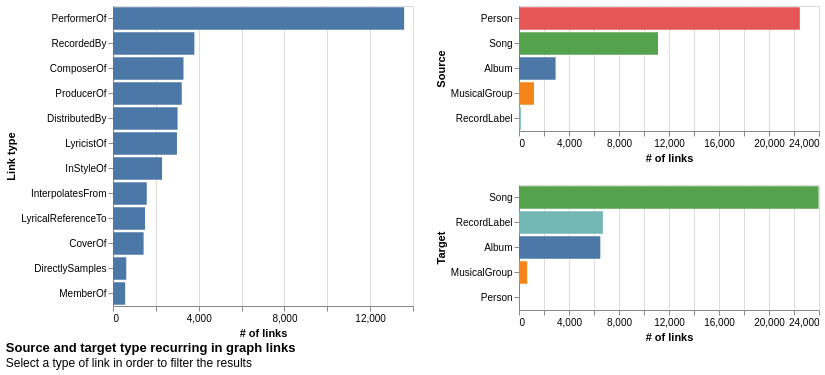

The notebook cell saved with this chart:
### Code cell
alpha = .5
select = alt.selection_point(encodings=['y'], name='select', on='click')

edges_chart = alt.Chart(counts).mark_bar().encode(
    x=alt.X('sum(count):Q').title('# of links'),
    y=alt.Y('edge_type:N', sort='-x').title('Link type'),
    fillOpacity=alt.when(select).then(alt.value(1)).otherwise(alt.value(alpha)),
    tooltip='sum(count):Q',
).add_params(select).properties(
    width=300,
    height=300,
    title=alt.Title(
        "Source and target type recurring in graph links",
        subtitle="Select a type of link in order to filter the results",
        anchor="start",
        orient="bottom",
    ),
)

sources = alt.Chart(counts).mark_bar().encode(
    x=alt.X('sum(count):Q').title('# of links'),
    y=alt.Y('source_type:N').sort('-x').title('Source'),
    color=alt.Color('source_type:N', legend=None),
    tooltip='sum(count):Q',
).transform_filter(
    select,
).properties(
    width=300,
    height=125,
)

targets = alt.Chart(counts).mark_bar().encode(
    x=alt.X('sum(count):Q').title('# of links'),
    y=alt.Y('target_type:N').sort('-x').title('Target'),
    color=alt.Color('target_type:N', legend=None),
    tooltip='sum(count):Q',
).transform_filter(
    select,
).properties(
    width=300,
    height=125,
)


edges_chart | (sources
         & targets)

### Figure 1 — Vega-Lite specification as saved in the notebook (floating-point values rounded to 4 significant figures)
{"config": {"view": {"continuousWidth": 300, "continuousHeight": 300}}, "hconcat": [{"mark": {"type": "bar"}, "encoding": {"fillOpacity": {"condition": [{"param": "select", "value": 1}], "value": 0.5}, "tooltip": {"aggregate": "sum", "field": "count", "type": "quantitative"}, "x": {"aggregate": "sum", "field": "count", "title": "# of links", "type": "quantitative"}, "y": {"field": "edge_type", "sort": "-x", "title": "Link type", "type": "nominal"}}, "height": 300, "name": "view_1772619d3f7aaf8d_0", "title": {"text": "Source and target type recurring in graph links", "anchor": "start", "orient": "bottom", "subtitle": "Select a type of link in order to filter the results"}, "width": 300}, {"vconcat": [{"mark": {"type": "bar"}, "encoding": {"color": {"field": "source_type", "legend": null, "type": "nominal"}, "tooltip": {"aggregate": "sum", "field": "count", "type": "quantitative"}, "x": {"aggregate": "sum", "field": "count", "title": "# of links", "type": "quantitative"}, "y": {"field": "source_type", "sort": "-x", "title": "Source", "type": "nominal"}}, "height": 125, "transform": [{"filter": {"param": "select"}}], "width": 300}, {"mark": {"type": "bar"}, "encoding": {"color": {"field": "target_type", "legend": null, "type": "nominal"}, "tooltip": {"aggregate": "sum", "field": "count", "type": "quantitative"}, "x": {"aggregate": "sum", "field": "count", "title": "# of links", "type": "quantitative"}, "y": {"field": "target_type", "sort": "-x", "title": "Target", "type": "nominal"}}, "height": 125, "transform": [{"filter": {"param": "select"}}], "width": 300}]}], "data": {"name": "data-fe6613a04d78db9628a2286308740fbe"}, "params": [{"name": "select", "select": {"type": "point", "encodings": ["y"], "on": "click"}, "views": ["view_1772619d3f7aaf8d_0"]}], "$schema": "https://vega.github.io/schema/vega-lite/v6.1.0.json", "datasets": {"data-fe6613a04d78db9628a2286308740fbe": [{"source_type": "Album", "edge_type": "CoverOf", "target_type": "Album", "count": 53}, {"source_type": "Album", "edge_type": "CoverOf", "target_type": "Song", "count": 253}, {"source_type": "Album", "edge_type": "DirectlySamples", "target_type": "Album", "count": 23}, {"source_type": "Album", "edge_type": "DirectlySamples", "target_type": "Song", "count": 94}, {"source_type": "Album", "edge_type": "DistributedBy", "target_type": "RecordLabel", "count": 641}, {"source_type": "Album", "edge_type": "InStyleOf", "target_type": "Album", "count": 94}, {"source_type": "Album", "edge_type": "InStyleOf", "target_type": "Song", "count": 384}, {"source_type": "Album", "edge_type": "InterpolatesFrom", "target_type": "Album", "count": 53}, {"source_type": "Album", "edge_type": "InterpolatesFrom", "target_type": "Song", "count": 265}, {"source_type": "Album", "edge_type": "LyricalReferenceTo", "target_type": "Album", "count": 48}, {"source_type": "Album", "edge_type": "LyricalReferenceTo", "target_type": "Song", "count": 249}, {"source_type": "Album", "edge_type": "RecordedBy", "target_type": "RecordLabel", "count": 772}, {"source_type": "MusicalGroup", "edge_type": "ComposerOf", "target_type": "Album", "count": 17}, {"source_type": "MusicalGroup", "edge_type": "ComposerOf", "target_type": "Song", "count": 97}, {"source_type": "MusicalGroup", "edge_type": "CoverOf", "target_type": "MusicalGroup", "count": 1}, {"source_type": "MusicalGroup", "edge_type": "DirectlySamples", "target_type": "MusicalGroup", "count": 2}, {"source_type": "MusicalGroup", "edge_type": "DirectlySamples", "target_type": "Person", "count": 1}, {"source_type": "MusicalGroup", "edge_type": "InStyleOf", "target_type": "MusicalGroup", "count": 12}, {"source_type": "MusicalGroup", "edge_type": "InStyleOf", "target_type": "Person", "count": 2}, {"source_type": "MusicalGroup", "edge_type": "InterpolatesFrom", "target_type": "MusicalGroup", "count": 10}, {"source_type": "MusicalGroup", "edge_type": "InterpolatesFrom", "target_type": "Person", "count": 1}, {"source_type": "MusicalGroup", "edge_type": "LyricalReferenceTo", "target_type": "MusicalGroup", "count": 8}, {"source_type": "MusicalGroup", "edge_type": "LyricalReferenceTo", "target_type": "Person", "count": 1}, {"source_type": "MusicalGroup", "edge_type": "LyricistOf", "target_type": "Album", "count": 28}, {"source_type": "MusicalGroup", "edge_type": "LyricistOf", "target_type": "MusicalGroup", "count": 1}, {"source_type": "MusicalGroup", "edge_type": "LyricistOf", "target_type": "Song", "count": 106}, {"source_type": "MusicalGroup", "edge_type": "PerformerOf", "target_type": "Album", "count": 188}, {"source_type": "MusicalGroup", "edge_type": "PerformerOf", "target_type": "Song", "count": 593}, {"source_type": "MusicalGroup", "edge_type": "ProducerOf", "target_type": "Album", "count": 31}, {"source_type": "MusicalGroup", "edge_type": "ProducerOf", "target_type": "Song", "count": 100}, {"source_type": "Person", "edge_type": "ComposerOf", "target_type": "Album", "count": 787}, {"source_type": "Person", "edge_type": "ComposerOf", "target_type": "Song", "count": 2389}, {"source_type": "Person", "edge_type": "DirectlySamples", "target_type": "MusicalGroup", "count": 3}, {"source_type": "Person", "edge_type": "InStyleOf", "target_type": "MusicalGroup", "count": 11}, {"source_type": "Person", "edge_type": "InterpolatesFrom", "target_type": "MusicalGroup", "count": 6}, {"source_type": "Person", "edge_type": "InterpolatesFrom", "target_type": "Person", "count": 1}, {"source_type": "Person", "edge_type": "LyricalReferenceTo", "target_type": "MusicalGroup", "count": 7}, {"source_type": "Person", "edge_type": "LyricalReferenceTo", "target_type": "Person", "count": 1}, {"source_type": "Person", "edge_type": "LyricistOf", "target_type": "Album", "count": 702}, {"source_type": "Person", "edge_type": "LyricistOf", "target_type": "Song", "count": 2148}, {"source_type": "Person", "edge_type": "MemberOf", "target_type": "MusicalGroup", "count": 568}, {"source_type": "Person", "edge_type": "PerformerOf", "target_type": "Album", "count": 2670}, {"source_type": "Person", "edge_type": "PerformerOf", "target_type": "Song", "count": 10136}, {"source_type": "Person", "edge_type": "ProducerOf", "target_type": "Album", "count": 604}, {"source_type": "Person", "edge_type": "ProducerOf", "target_type": "Song", "count": 2432}, {"source_type": "RecordLabel", "edge_type": "ProducerOf", "target_type": "MusicalGroup", "count": 27}, {"source_type": "RecordLabel", "edge_type": "ProducerOf", "target_type": "Person", "count": 15}, {"source_type": "RecordLabel", "edge_type": "RecordedBy", "target_type": "Album", "count": 102}, {"source_type": "RecordLabel", "edge_type": "RecordedBy", "target_type": "Song", "count": 1}, {"source_type": "Song", "edge_type": "CoverOf", "target_type": "Album", "count": 248}, {"source_type": "Song", "edge_type": "CoverOf", "target_type": "Song", "count": 874}, {"source_type": "Song", "edge_type": "DirectlySamples", "target_type": "Album", "count": 95}, {"source_type": "Song", "edge_type": "DirectlySamples", "target_type": "Song", "count": 401}, {"source_type": "Song", "edge_type": "DistributedBy", "target_type": "RecordLabel", "count": 2372}, {"source_type": "Song", "edge_type": "InStyleOf", "target_type": "Album", "count": 319}, {"source_type": "Song", "edge_type": "InStyleOf", "target_type": "Song", "count": 1467}, {"source_type": "Song", "edge_type": "InterpolatesFrom", "target_type": "Album", "count": 226}, {"source_type": "Song", "edge_type": "InterpolatesFrom", "target_type": "Song", "count": 1012}, {"source_type": "Song", "edge_type": "LyricalReferenceTo", "target_type": "Album", "count": 217}, {"source_type": "Song", "edge_type": "LyricalReferenceTo", "target_type": "Song", "count": 965}, {"source_type": "Song", "edge_type": "RecordedBy", "target_type": "RecordLabel", "count": 2923}]}}
